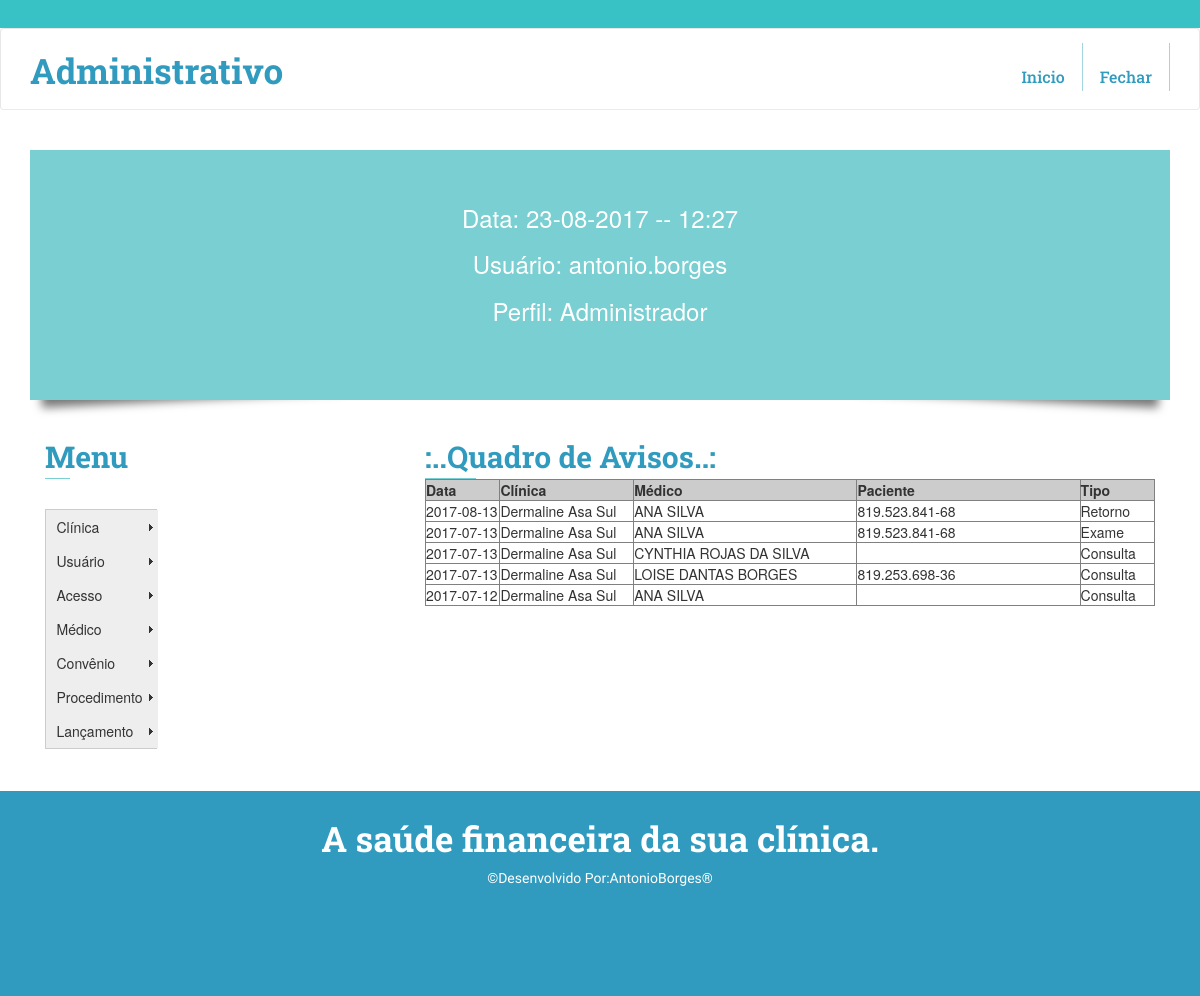
The app's page /administrativo/principal_Adm01.php (signed in) with its own data.
### tables this page shows
CREATE TABLE IF NOT EXISTS `acesso` (
  `id_ace` int(11) NOT NULL AUTO_INCREMENT,
  `usu_data` date NOT NULL,
  `usu_id` int(5) NOT NULL,
  `login` varchar(20) NOT NULL,
  `senha` varchar(20) NOT NULL,
  `perfil_id` int(2) NOT NULL,
  `situacao_ace` int(2) NOT NULL,
  `cadastrador_ace` varchar(40) NOT NULL,
  PRIMARY KEY (`id_ace`),
  UNIQUE KEY `login` (`login`),
  KEY `usu_id` (`usu_id`),
  KEY `perfil_id` (`perfil_id`),
  KEY `situacao_ace` (`situacao_ace`)
);

CREATE TABLE IF NOT EXISTS `perfil` (
  `id_pf` int(11) NOT NULL AUTO_INCREMENT,
  `nome_pf` varchar(40) NOT NULL,
  PRIMARY KEY (`id_pf`)
);

CREATE TABLE IF NOT EXISTS `agenda` (
  `id_age` int(11) NOT NULL AUTO_INCREMENT,
  `data_age` date NOT NULL,
  `clin_id_age` int(11) NOT NULL,
  `med_id_age` int(11) NOT NULL,
  `tipo_id` int(11) NOT NULL,
  `situa_id` int(11) NOT NULL,
  `tp_pagamento_id` int(11) NOT NULL,
  `conv_id_age` int(11) NOT NULL,
  `proc_id_age` int(11) DEFAULT NULL,
  `valor_age` decimal(10,2) DEFAULT NULL,
  `cpf_pac_age` varchar(40) DEFAULT NULL,
  `obs_age` text,
  `data_baixa` date DEFAULT NULL,
  `tx-mat-med` decimal(10,2) DEFAULT NULL,
  `cadastrador_age` varchar(40) NOT NULL,
  PRIMARY KEY (`id_age`),
  KEY `clin_id_age` (`clin_id_age`),
  KEY `med_id_age` (`med_id_age`),
  KEY `tipo_id` (`tipo_id`),
  KEY `situa_id` (`situa_id`)
);

CREATE TABLE IF NOT EXISTS `clinica` (
  `id_clin` int(11) NOT NULL AUTO_INCREMENT,
  `data_clin` date NOT NULL,
  `nome_clin` varchar(255) NOT NULL,
  `cnpj_clin` varchar(40) NOT NULL,
  `imposto_clin` decimal(10,2) DEFAULT NULL,
  `desconto_clin` decimal(10,2) DEFAULT NULL,
  `fone_clin` varchar(40) NOT NULL,
  `email_clin` varchar(255) NOT NULL,
  `situacao_clin` int(2) NOT NULL,
  `contato_clin` varchar(255) NOT NULL,
  `cadastrador_clin` varchar(40) NOT NULL,
  PRIMARY KEY (`id_clin`),
  KEY `situacao_clin` (`situacao_clin`)
);

CREATE TABLE IF NOT EXISTS `medico` (
  `id_med` int(11) NOT NULL AUTO_INCREMENT,
  `data_med` date NOT NULL,
  `CRM` varchar(20) NOT NULL,
  `nome_med` varchar(255) NOT NULL,
  `fone_med` varchar(20) NOT NULL,
  `email_med` varchar(255) NOT NULL,
  `clin_id` int(5) NOT NULL,
  `repasse_proc` decimal(10,2) DEFAULT NULL,
  `repasse_cons` decimal(10,2) DEFAULT NULL,
  `repasse_exam` decimal(10,2) DEFAULT NULL,
  `situacao_id` int(2) NOT NULL,
  `cadastrador_med` varchar(40) NOT NULL,
  PRIMARY KEY (`id_med`),
  UNIQUE KEY `CRM` (`CRM`),
  UNIQUE KEY `email_med` (`email_med`),
  UNIQUE KEY `fone_med` (`fone_med`),
  KEY `clin_id` (`clin_id`),
  KEY `situacao_id` (`situacao_id`)
);

CREATE TABLE IF NOT EXISTS `agenda_tipo` (
  `id_tp_age` int(11) NOT NULL AUTO_INCREMENT,
  `tipo_age` varchar(40) NOT NULL,
  PRIMARY KEY (`id_tp_age`)
);

### administrativo/principal_Adm01.php (the view, shortened to what this page needs)
<?php require_once('../Connections/rec01.php'); ?>
<?php
$logoutAction = $_SERVER['PHP_SELF']."?doLogout=true";
?>
<?php
$maxRows_cs_agenda = 50;
$pageNum_cs_agenda = 0;
$startRow_cs_agenda = $pageNum_cs_agenda * $maxRows_cs_agenda;
$query_cs_agenda = "SELECT data_age, clin_id_age, med_id_age, tipo_id, cpf_pac_age, id_clin, nome_clin, id_med, nome_med, id_tp_age, tipo_age FROM agenda, clinica, medico, agenda_tipo WHERE clin_id_age=id_clin AND med_id_age=id_med AND tipo_id=id_tp_age ORDER BY data_age DESC";
$query_limit_cs_agenda = sprintf("%s LIMIT %d, %d", $query_cs_agenda, $startRow_cs_agenda, $maxRows_cs_agenda);
$cs_agenda = mysql_query($query_limit_cs_agenda, $rec01) or die(mysql_error());
$row_cs_agenda = mysql_fetch_assoc($cs_agenda);
?>
<!doctype html>
<html>
<head>
		<link href="../css/owl.carousel.css" rel="stylesheet">
			<link href="../css/bootstrap.min.css" rel="stylesheet" type="text/css">
			<link href="../css/style.css" rel="stylesheet" type="text/css"/>
	</head>
	<body>
		<div class="header" id="home">
			<div class="header-top">
			</div>
			<div class="header_nav" id="home">
				<nav class="navbar navbar-default chn-gd">
					<div class="container">
					<div class="navbar-header">
					<a class="navbar-brand logo-st" href="../restrito/index.php">Administrativo</a>
					</div>
					<div class="collapse navbar-collapse" id="bs-example-navbar-collapse-1">
					<ul class="nav navbar-nav navbar-right">
						<li>
						<a href="../restrito/principal.php">
                        <br>
						Inicio
						</a>
						</li>
						<li>
						<a href="<?php echo $logoutAction ?>"><br>Fechar</a>
						</li>
					</ul>
					</div>
					</div>
				</nav>
			</div>
    </div>
                    <?php include('../restrito/identifica01.php');?>
                    <?php include('../restrito/Menu_lateral.php');?>
					<div class="col-md-8 ser-fet">
						<h3>:..Quadro de Avisos..:</h3>
						<span class="line"></span>
			             <div class="w3-container">
                           <table width="100%" border="1" cellpadding="10" cellspacing="10">
                             <tr>
                               <td width="10%" bgcolor="#CCCCCC"><strong>Data</strong></td>
                               <td width="18%" bgcolor="#CCCCCC"><strong>Clínica</strong></td>
                               <td width="30%" bgcolor="#CCCCCC"><strong>Médico</strong></td>
                               <td width="30%" bgcolor="#CCCCCC"><strong>Paciente</strong></td>
                               <td width="10%" bgcolor="#CCCCCC"><strong>Tipo</strong></td>
                             </tr>
                             <?php do { ?>
                               <tr>
                                 <td><?php echo $row_cs_agenda['data_age']; ?></td>
                                 <td><?php echo $row_cs_agenda['nome_clin']; ?></td>
                                 <td><?php echo $row_cs_agenda['nome_med']; ?></td>
                                 <td><?php echo $row_cs_agenda['cpf_pac_age']; ?></td>
                                 <td><?php echo $row_cs_agenda['tipo_age']; ?></td>
                               </tr>
                               <?php } while ($row_cs_agenda = mysql_fetch_assoc($cs_agenda)); ?>
                           </table>
                      </div>
					</div>
</body>
</html>

### restrito/identifica01.php (shortened to what this page needs)
<?php require_once('../Connections/rec01.php'); ?>
<?php
$usuario=$_SESSION['MM_Username'];
$query_cs_usuario = "SELECT id_ace, usu_data, usu_id, login, senha, perfil_id, situacao_ace, cadastrador_ace, id_pf, nome_pf FROM acesso, perfil WHERE perfil_id=id_pf AND login='$usuario'";
$cs_usuario = mysql_query($query_cs_usuario, $rec01) or die(mysql_error());
$row_cs_usuario = mysql_fetch_assoc($cs_usuario);
?>
<html>
	<body>
			<div class="container">
				<ul class="box-shadow effect2">
					<li>
                    	<h3><font color="white" size="+2"><?php  date_default_timezone_set('America/Sao_Paulo');
																	$date = date('d-m-Y -- H:i');
																	echo "Data:&nbsp;".$date;
														            ?></font></h3><br>
						<h3><font color="white" size="+2"><?php  echo "Usuário:&nbsp".$_SESSION['MM_Username'];?></font></h3><br>
                        <h3><font color="white" size="+2"><?php  echo "Perfil:&nbsp".$perfil=$row_cs_usuario['nome_pf'];?></font></h3><br>
					</li>
				</ul>
			</div>
	</body>
</html>

### css/style.css (style rules this page uses)
h4, h5, h6, h1, h2, h3 { margin: 0; }
ul, ol, li { margin: 0; }
p { margin: 0; }
body { margin:0; padding:0; }
.header-top { background:#38c2c5; padding: 1em 0em; }
.navbar-header a.navbar-brand.logo-st,.navbar-header a.navbar-brand.logo-st:hover { font-family: 'Roboto Slab', serif; font-weight:700; font-size: 35px; text-decoration:none; color:#309BBE; margin-top: 2px; }
nav.navbar.navbar-default.chn-gd { background-color: #fff; border-bottom: 1px solid #EBEBEB; padding: 1em 0em; margin: 0; }
.navbar-default .navbar-nav>li { border-right:1px solid rgba(48, 155, 190, 0.44); padding: 0px 5px 0px; }
.navbar-default .navbar-nav>li>a:focus,.navbar-default .navbar-nav>li>a { padding: 4px 12px; color: #309BBE !important; font-family: 'Roboto Slab', serif; font-weight: 500; font-size: 16px; }
ul.box-shadow li { text-align:center; position:relative; top:55px; }
ul.box-shadow { width:100%; height:250px; background:#79CFD1; margin:40px auto; }
.effect2 { position: relative; }
.effect2:before, .effect2:after { z-index: -1; position: absolute; content: ""; bottom: 15px; left: 10px; width: 50%; top: 80%; max-width:300px; background: #777; -webkit-box-shadow: 0 15px 10px #777; -moz-box-shadow: 0 15px 10px #777; box-shadow: 0 15px 10px #777; -webkit-transform: rotate(-3deg); -moz-transform: rotate(-3deg); -o-transform: rotate(-3deg); -ms-transform: rotate(-3deg); transform: rotate(-3deg); }
.effect2:after { -webkit-transform: rotate(3deg); -moz-transform: rotate(3deg); -o-transform: rotate(3deg); -ms-transform: rotate(3deg); transform: rotate(3deg); right: 10px; left: auto; }
.ser-fet h3 { color: #309BBE; font-weight: 700; font-family: 'Roboto Slab', serif; margin-bottom: 5px; font-size: 30px; }
span.line { height: 1px; background-color: #79CFD1; display: block; width: 7%; }
ul { padding: 0; list-style: none; }
.footer { background:#309BBE; padding:2em 0em; }
.footer-text { text-align:center; }
.footer-text h3 a,.footer-text h3 a:hover { font-family: 'Roboto Slab', serif; font-weight: 700; font-size: 35px; text-decoration: none; color: #fff; margin-bottom: 10px; }
.footer-text p { margin-top: 10px; color: #fff; font-family: 'Monda', sans-serif; font-size: 14px; font-weight: 100; }

### records on screen
acesso: perfil.nome_pf "Administrador"
agenda: data_age "2017-08-13", clinica.nome_clin "Dermaline Asa Sul", medico.nome_med "ANA SILVA", cpf_pac_age "819.523.841-68", agenda_tipo.tipo_age "Retorno"
agenda: data_age "2017-07-13", clinica.nome_clin "Dermaline Asa Sul", medico.nome_med "ANA SILVA", cpf_pac_age "819.523.841-68", agenda_tipo.tipo_age "Exame"
agenda: data_age "2017-07-13", clinica.nome_clin "Dermaline Asa Sul", medico.nome_med "CYNTHIA ROJAS DA SILVA", agenda_tipo.tipo_age "Consulta"
agenda: data_age "2017-07-13", clinica.nome_clin "Dermaline Asa Sul", medico.nome_med "LOISE DANTAS BORGES", cpf_pac_age "819.253.698-36", agenda_tipo.tipo_age "Consulta"
agenda: data_age "2017-07-12", clinica.nome_clin "Dermaline Asa Sul", medico.nome_med "ANA SILVA", agenda_tipo.tipo_age "Consulta"

### other values on screen
$date "23-08-2017 -- 12:27"
$_SESSION['MM_Username'] "antonio.borges"
